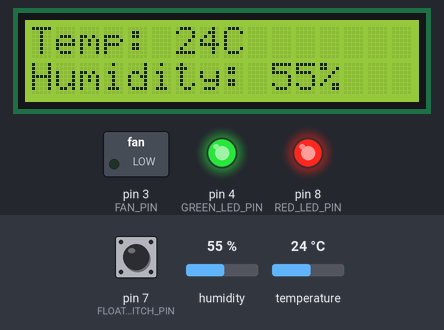
This sketch was run on a simulated Arduino Uno, built with avr-gcc and run on an emulated ATmega328P. Parts: 16×2 character LCD, switched loads named in the sketch (green lamp = pin HIGH), output pins drawn as LEDs (lit = HIGH). Inputs (shaded band) come from the test bench; at power-on: humidity 55 %, pin 7 (FLOAT_SWITCH_PIN) HIGH, temperature 24 °C. What the sketch prints to the serial monitor is not drawn.

Above: at 1.7 s.
1.8 s: humidity set to 68 %
At 3.8 s:
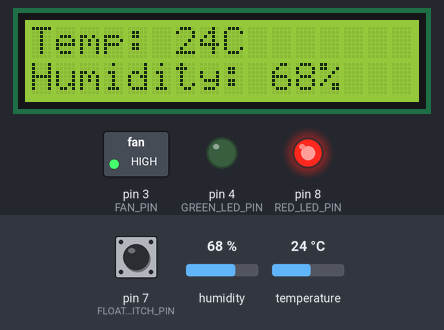
4.7 s: pin 7 (FLOAT_SWITCH_PIN) pulled LOW for 1.25 s
At 6.1 s:
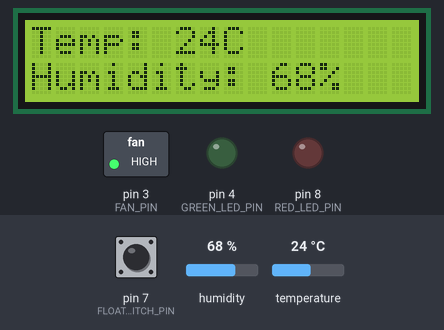
7.8 s: temperature set to 12 °C
At 9.4 s:
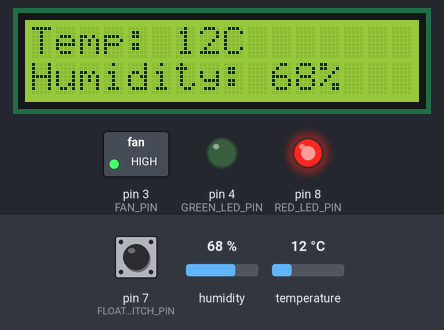
9.9 s: humidity set to 22 %
At 10.9 s:
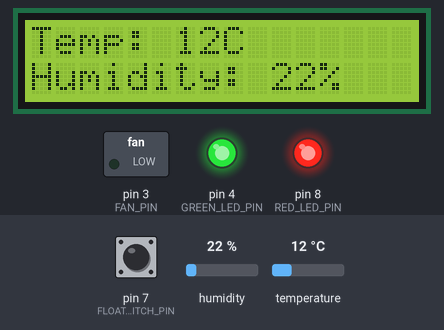
12.0 s: pin 7 (FLOAT_SWITCH_PIN) pulled LOW for 1.25 s
At 13.5 s:
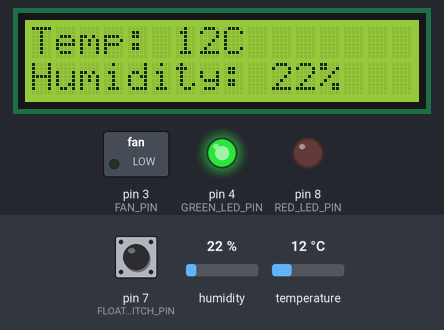
15.2 s: pin 7 (FLOAT_SWITCH_PIN) pulled LOW for 3.2 s
At 19.3 s:
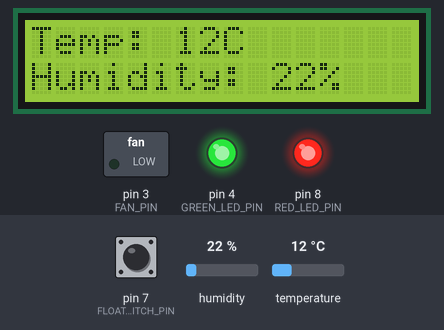
Timing chart, 0 to 20.8 s (numbered marks = the images above; inputs shaded):
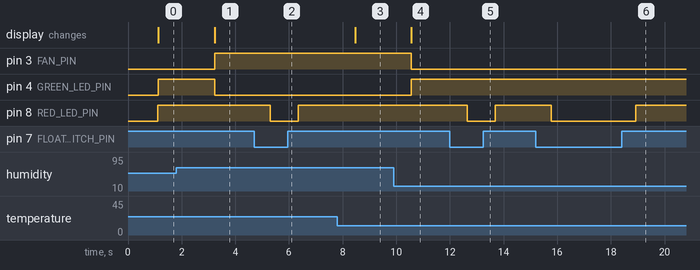

The sketch:

M.O.L.D.ino
```cpp
#include <DHT11.h>
#include <LCD_I2C.h>

// Pin definitions
#define DHTPIN 2
#define FAN_PIN 3
#define GREEN_LED_PIN 4
#define FLOAT_SWITCH_PIN 7
#define RED_LED_PIN 8

// Humidity thresholds
#define HUMID_HIGH 65
#define HUMID_SAFE 64

// Sensor and LCD objects
DHT11 dht11(DHTPIN);
LCD_I2C lcd(0x27, 16, 2); // I2C address for 16x2 LCD

void setup() {
  Serial.begin(9600);

  // Configure pins
  pinMode(FAN_PIN, OUTPUT);
  pinMode(GREEN_LED_PIN, OUTPUT);
  pinMode(RED_LED_PIN, OUTPUT);
  pinMode(FLOAT_SWITCH_PIN, INPUT_PULLUP);  // Float switch is normally open


  // Initialize LCD
  lcd.begin();
  lcd.backlight();
  lcd.clear();
  lcd.setCursor(0, 0);
  lcd.print("Dehumidifier");
  delay(500);
}

void loop() {
  int temperature = 0;
  int humidity = 0;

  // Read DHT11 data
  int result = dht11.readTemperatureHumidity(temperature, humidity);

  // Read float switch
  bool waterHigh = (digitalRead(FLOAT_SWITCH_PIN) == LOW);

  // Red LED ON if float switch is triggered

  //If water is present, switch is closed and Arduino reads an input LOW

  if (waterHigh) {
    digitalWrite(RED_LED_PIN, LOW);
  } else {
    digitalWrite(RED_LED_PIN, HIGH);
  }

  if (result == 0) {
    // Prints humidity and temperature to serial monitor
    Serial.print("Temp: ");
    Serial.print(temperature);
    Serial.print(" C\tHumidity: ");
    Serial.print(humidity);
    Serial.println(" %");

    // Updates LCD
    lcd.clear();
    lcd.setCursor(0, 0);
    lcd.print("Temp: ");
    lcd.print(temperature);
    lcd.print("C");

    lcd.setCursor(0, 1);
    lcd.print("Humidity: ");
    lcd.print(humidity);
    lcd.print("%");

    // Fan control based on humidity
    if (humidity >= HUMID_HIGH) {
      digitalWrite(FAN_PIN, HIGH);
    } else {
      digitalWrite(FAN_PIN, LOW);
    }

    // Green LED for safe humidity
    if (humidity < HUMID_SAFE) {
      digitalWrite(GREEN_LED_PIN, HIGH);
    } else {
      digitalWrite(GREEN_LED_PIN, LOW);
    }

  } else {
    // Sensor failed
    Serial.println("Sensor Error!");
    lcd.clear();
    lcd.setCursor(0, 0);
    lcd.print("Sensor Error!");
  }

  delay(500);
}
```

Measured:
- after the input at 1.8 s, pin 3 (FAN_PIN): LOW → HIGH after 1.4 s; pin 4 (GREEN_LED_PIN): HIGH → LOW after 1.4 s; the display: changes after 1.4 s (image 1)
- after the input at 4.7 s, pin 8 (RED_LED_PIN): HIGH → LOW after 0.60 s, → HIGH 1.0 s later
- after the input at 7.8 s, the display: changes after 0.67 s (image 3)
- after the input at 9.9 s, pin 3 (FAN_PIN): HIGH → LOW after 0.67 s; pin 4 (GREEN_LED_PIN): LOW → HIGH after 0.67 s; the display: changes after 0.67 s (image 4)
- after the input at 12.0 s, pin 8 (RED_LED_PIN): HIGH → LOW after 0.64 s, → HIGH 1.0 s later
- after the input at 15.2 s, pin 8 (RED_LED_PIN): HIGH → LOW after 0.58 s, → HIGH 3.1 s later
